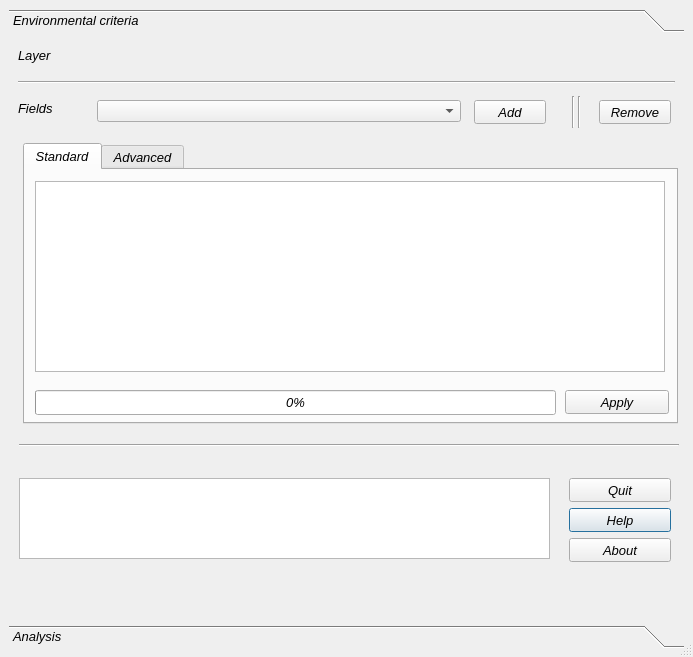
<?xml version="1.0" encoding="UTF-8"?>
<ui version="4.0">
 <class>Dialog</class>
 <widget class="QDialog" name="Dialog">
  <property name="enabled">
   <bool>true</bool>
  </property>
  <property name="geometry">
   <rect>
    <x>0</x>
    <y>0</y>
    <width>693</width>
    <height>657</height>
   </rect>
  </property>
  <property name="maximumSize">
   <size>
    <width>694</width>
    <height>700</height>
   </size>
  </property>
  <property name="font">
   <font>
    <pointsize>6</pointsize>
   </font>
  </property>
  <property name="acceptDrops">
   <bool>true</bool>
  </property>
  <property name="windowTitle">
   <string>geo TOPSIS</string>
  </property>
  <property name="sizeGripEnabled">
   <bool>true</bool>
  </property>
  <property name="modal">
   <bool>false</bool>
  </property>
  <layout class="QGridLayout" name="gridLayout">
   <property name="sizeConstraint">
    <enum>QLayout::SetDefaultConstraint</enum>
   </property>
   <item row="0" column="0">
    <widget class="QToolBox" name="toolBox">
     <property name="enabled">
      <bool>true</bool>
     </property>
     <property name="font">
      <font>
       <family>MS Shell Dlg 2</family>
       <pointsize>10</pointsize>
       <weight>9</weight>
       <italic>true</italic>
       <bold>false</bold>
      </font>
     </property>
     <property name="cursor">
      <cursorShape>ArrowCursor</cursorShape>
     </property>
     <property name="styleSheet">
      <string notr="true">
font: 75 italic 10pt &quot;MS Shell Dlg 2&quot;;</string>
     </property>
     <property name="frameShape">
      <enum>QFrame::NoFrame</enum>
     </property>
     <property name="frameShadow">
      <enum>QFrame::Plain</enum>
     </property>
     <property name="currentIndex">
      <number>0</number>
     </property>
     <property name="tabSpacing">
      <number>6</number>
     </property>
     <widget class="QWidget" name="EnvironmentaleQTbox">
      <property name="geometry">
       <rect>
        <x>0</x>
        <y>0</y>
        <width>675</width>
        <height>579</height>
       </rect>
      </property>
      <attribute name="label">
       <string>Environmental criteria</string>
      </attribute>
      <widget class="QComboBox" name="EnvlistFieldsCBox">
       <property name="geometry">
        <rect>
         <x>88</x>
         <y>62</y>
         <width>364</width>
         <height>22</height>
        </rect>
       </property>
       <property name="maximumSize">
        <size>
         <width>16777215</width>
         <height>22</height>
        </size>
       </property>
      </widget>
      <widget class="QLabel" name="EnvLbl">
       <property name="geometry">
        <rect>
         <x>9</x>
         <y>9</y>
         <width>51</width>
         <height>16</height>
        </rect>
       </property>
       <property name="text">
        <string>Layer     </string>
       </property>
      </widget>
      <widget class="QLabel" name="EnvMapNameLbl">
       <property name="geometry">
        <rect>
         <x>69</x>
         <y>8</y>
         <width>431</width>
         <height>16</height>
        </rect>
       </property>
       <property name="font">
        <font>
         <family>MS Shell Dlg 2</family>
         <pointsize>10</pointsize>
         <weight>9</weight>
         <italic>true</italic>
         <bold>false</bold>
        </font>
       </property>
       <property name="textFormat">
        <enum>Qt::AutoText</enum>
       </property>
      </widget>
      <widget class="QTextEdit" name="EnvTEdit">
       <property name="geometry">
        <rect>
         <x>10</x>
         <y>440</y>
         <width>531</width>
         <height>81</height>
        </rect>
       </property>
       <property name="sizePolicy">
        <sizepolicy hsizetype="Expanding" vsizetype="Preferred">
         <horstretch>0</horstretch>
         <verstretch>2</verstretch>
        </sizepolicy>
       </property>
      </widget>
      <widget class="QLabel" name="EnvFieldsLbl">
       <property name="geometry">
        <rect>
         <x>9</x>
         <y>62</y>
         <width>34</width>
         <height>16</height>
        </rect>
       </property>
       <property name="text">
        <string>Fields</string>
       </property>
      </widget>
      <widget class="QPushButton" name="SetBtnHelp">
       <property name="geometry">
        <rect>
         <x>560</x>
         <y>470</y>
         <width>102</width>
         <height>24</height>
        </rect>
       </property>
       <property name="sizePolicy">
        <sizepolicy hsizetype="Preferred" vsizetype="Fixed">
         <horstretch>0</horstretch>
         <verstretch>0</verstretch>
        </sizepolicy>
       </property>
       <property name="maximumSize">
        <size>
         <width>110</width>
         <height>16777215</height>
        </size>
       </property>
       <property name="text">
        <string>Help</string>
       </property>
      </widget>
      <widget class="Line" name="line_2">
       <property name="geometry">
        <rect>
         <x>9</x>
         <y>36</y>
         <width>657</width>
         <height>16</height>
        </rect>
       </property>
       <property name="orientation">
        <enum>Qt::Horizontal</enum>
       </property>
      </widget>
      <widget class="Line" name="line_4">
       <property name="geometry">
        <rect>
         <x>10</x>
         <y>400</y>
         <width>660</width>
         <height>15</height>
        </rect>
       </property>
       <property name="orientation">
        <enum>Qt::Horizontal</enum>
       </property>
      </widget>
      <widget class="QTabWidget" name="EnvTabWidget">
       <property name="geometry">
        <rect>
         <x>14</x>
         <y>105</y>
         <width>655</width>
         <height>281</height>
        </rect>
       </property>
       <property name="currentIndex">
        <number>0</number>
       </property>
       <widget class="QWidget" name="tab_5">
        <attribute name="title">
         <string>Standard</string>
        </attribute>
        <widget class="QTableWidget" name="EnvWeighTableWidget">
         <property name="geometry">
          <rect>
           <x>10</x>
           <y>11</y>
           <width>630</width>
           <height>191</height>
          </rect>
         </property>
         <property name="sizePolicy">
          <sizepolicy hsizetype="Expanding" vsizetype="Expanding">
           <horstretch>0</horstretch>
           <verstretch>0</verstretch>
          </sizepolicy>
         </property>
         <property name="acceptDrops">
          <bool>false</bool>
         </property>
         <property name="dragEnabled">
          <bool>true</bool>
         </property>
         <property name="dragDropMode">
          <enum>QAbstractItemView::DragDrop</enum>
         </property>
         <property name="gridStyle">
          <enum>Qt::DotLine</enum>
         </property>
         <property name="rowCount">
          <number>0</number>
         </property>
         <attribute name="horizontalHeaderCascadingSectionResizes">
          <bool>false</bool>
         </attribute>
         <attribute name="verticalHeaderCascadingSectionResizes">
          <bool>false</bool>
         </attribute>
         <attribute name="verticalHeaderHighlightSections">
          <bool>true</bool>
         </attribute>
        </widget>
        <widget class="QPushButton" name="EnvGetWeightBtn">
         <property name="geometry">
          <rect>
           <x>540</x>
           <y>220</y>
           <width>104</width>
           <height>24</height>
          </rect>
         </property>
         <property name="maximumSize">
          <size>
           <width>104</width>
           <height>16777215</height>
          </size>
         </property>
         <property name="text">
          <string>Apply</string>
         </property>
        </widget>
        <widget class="QProgressBar" name="EnvProgressBar">
         <property name="geometry">
          <rect>
           <x>10</x>
           <y>220</y>
           <width>521</width>
           <height>25</height>
          </rect>
         </property>
         <property name="value">
          <number>0</number>
         </property>
        </widget>
       </widget>
       <widget class="QWidget" name="tab_6">
        <attribute name="title">
         <string>Advanced</string>
        </attribute>
        <attribute name="toolTip">
         <string>&lt;html&gt;&lt;head/&gt;&lt;body&gt;&lt;p&gt;&lt;br/&gt;&lt;/p&gt;&lt;p&gt;colun vs row &lt;/p&gt;&lt;p&gt;&lt;br/&gt;&lt;/p&gt;&lt;/body&gt;&lt;/html&gt;</string>
        </attribute>
        <widget class="QPushButton" name="EnvCalculateBtn">
         <property name="geometry">
          <rect>
           <x>530</x>
           <y>210</y>
           <width>110</width>
           <height>24</height>
          </rect>
         </property>
         <property name="maximumSize">
          <size>
           <width>111</width>
           <height>16777215</height>
          </size>
         </property>
         <property name="text">
          <string>Calculate weight</string>
         </property>
        </widget>
        <widget class="QTableWidget" name="EnvTableWidget">
         <property name="enabled">
          <bool>true</bool>
         </property>
         <property name="geometry">
          <rect>
           <x>10</x>
           <y>15</y>
           <width>630</width>
           <height>181</height>
          </rect>
         </property>
         <property name="sizePolicy">
          <sizepolicy hsizetype="Expanding" vsizetype="Maximum">
           <horstretch>0</horstretch>
           <verstretch>0</verstretch>
          </sizepolicy>
         </property>
         <property name="dragEnabled">
          <bool>true</bool>
         </property>
         <property name="dragDropMode">
          <enum>QAbstractItemView::DragDrop</enum>
         </property>
         <property name="defaultDropAction">
          <enum>Qt::IgnoreAction</enum>
         </property>
        </widget>
       </widget>
      </widget>
      <widget class="Line" name="line_3">
       <property name="geometry">
        <rect>
         <x>560</x>
         <y>58</y>
         <width>20</width>
         <height>32</height>
        </rect>
       </property>
       <property name="orientation">
        <enum>Qt::Vertical</enum>
       </property>
      </widget>
      <widget class="Line" name="line_6">
       <property name="geometry">
        <rect>
         <x>554</x>
         <y>58</y>
         <width>20</width>
         <height>32</height>
        </rect>
       </property>
       <property name="orientation">
        <enum>Qt::Vertical</enum>
       </property>
      </widget>
      <widget class="QPushButton" name="EnvRemoveFieldBtn">
       <property name="geometry">
        <rect>
         <x>590</x>
         <y>62</y>
         <width>72</width>
         <height>24</height>
        </rect>
       </property>
       <property name="maximumSize">
        <size>
         <width>16777215</width>
         <height>24</height>
        </size>
       </property>
       <property name="text">
        <string>Remove</string>
       </property>
      </widget>
      <widget class="QPushButton" name="EnvAddFieldBtn">
       <property name="geometry">
        <rect>
         <x>465</x>
         <y>62</y>
         <width>72</width>
         <height>24</height>
        </rect>
       </property>
       <property name="maximumSize">
        <size>
         <width>16777215</width>
         <height>24</height>
        </size>
       </property>
       <property name="text">
        <string>Add</string>
       </property>
      </widget>
      <widget class="QPushButton" name="SetBtnQuit">
       <property name="geometry">
        <rect>
         <x>560</x>
         <y>440</y>
         <width>102</width>
         <height>24</height>
        </rect>
       </property>
       <property name="sizePolicy">
        <sizepolicy hsizetype="Preferred" vsizetype="Fixed">
         <horstretch>0</horstretch>
         <verstretch>0</verstretch>
        </sizepolicy>
       </property>
       <property name="maximumSize">
        <size>
         <width>110</width>
         <height>16777215</height>
        </size>
       </property>
       <property name="text">
        <string>Quit</string>
       </property>
      </widget>
      <widget class="QPushButton" name="SetBtnAbout">
       <property name="geometry">
        <rect>
         <x>560</x>
         <y>500</y>
         <width>102</width>
         <height>24</height>
        </rect>
       </property>
       <property name="sizePolicy">
        <sizepolicy hsizetype="Preferred" vsizetype="Fixed">
         <horstretch>0</horstretch>
         <verstretch>0</verstretch>
        </sizepolicy>
       </property>
       <property name="maximumSize">
        <size>
         <width>110</width>
         <height>16777215</height>
        </size>
       </property>
       <property name="text">
        <string>About</string>
       </property>
      </widget>
      <zorder>EnvRemoveFieldBtn</zorder>
      <zorder>EnvAddFieldBtn</zorder>
      <zorder>EnvlistFieldsCBox</zorder>
      <zorder>EnvLbl</zorder>
      <zorder>EnvMapNameLbl</zorder>
      <zorder>EnvTEdit</zorder>
      <zorder>EnvFieldsLbl</zorder>
      <zorder>SetBtnHelp</zorder>
      <zorder>line_2</zorder>
      <zorder>line_4</zorder>
      <zorder>EnvTabWidget</zorder>
      <zorder>line_3</zorder>
      <zorder>line_6</zorder>
      <zorder>SetBtnQuit</zorder>
      <zorder>SetBtnAbout</zorder>
     </widget>
     <widget class="QWidget" name="AnalysisQTBox">
      <property name="geometry">
       <rect>
        <x>0</x>
        <y>0</y>
        <width>675</width>
        <height>549</height>
       </rect>
      </property>
      <attribute name="label">
       <string>Analysis</string>
      </attribute>
      <widget class="QPushButton" name="GraphBtn">
       <property name="geometry">
        <rect>
         <x>570</x>
         <y>120</y>
         <width>90</width>
         <height>24</height>
        </rect>
       </property>
       <property name="text">
        <string>Graph</string>
       </property>
      </widget>
      <widget class="QLabel" name="LblGraphic">
       <property name="geometry">
        <rect>
         <x>20</x>
         <y>170</y>
         <width>518</width>
         <height>251</height>
        </rect>
       </property>
       <property name="autoFillBackground">
        <bool>false</bool>
       </property>
       <property name="frameShape">
        <enum>QFrame::StyledPanel</enum>
       </property>
       <property name="text">
        <string/>
       </property>
       <property name="scaledContents">
        <bool>true</bool>
       </property>
      </widget>
      <widget class="QPushButton" name="RenderBtn">
       <property name="geometry">
        <rect>
         <x>570</x>
         <y>40</y>
         <width>90</width>
         <height>24</height>
        </rect>
       </property>
       <property name="text">
        <string>Load maps</string>
       </property>
      </widget>
      <widget class="Line" name="line">
       <property name="geometry">
        <rect>
         <x>20</x>
         <y>90</y>
         <width>644</width>
         <height>21</height>
        </rect>
       </property>
       <property name="orientation">
        <enum>Qt::Horizontal</enum>
       </property>
      </widget>
      <widget class="QComboBox" name="LabelListFieldsCBox">
       <property name="geometry">
        <rect>
         <x>107</x>
         <y>123</y>
         <width>419</width>
         <height>22</height>
        </rect>
       </property>
       <property name="maximumSize">
        <size>
         <width>16777215</width>
         <height>22</height>
        </size>
       </property>
      </widget>
      <widget class="QLabel" name="label_3">
       <property name="geometry">
        <rect>
         <x>22</x>
         <y>125</y>
         <width>64</width>
         <height>16</height>
        </rect>
       </property>
       <property name="text">
        <string>Label field</string>
       </property>
      </widget>
      <widget class="QDialogButtonBox" name="AnlsBtnBox">
       <property name="geometry">
        <rect>
         <x>565</x>
         <y>504</y>
         <width>86</width>
         <height>23</height>
        </rect>
       </property>
       <property name="standardButtons">
        <set>QDialogButtonBox::Cancel</set>
       </property>
      </widget>
      <widget class="QLabel" name="label_4">
       <property name="geometry">
        <rect>
         <x>20</x>
         <y>40</y>
         <width>161</width>
         <height>16</height>
        </rect>
       </property>
       <property name="text">
        <string>Load thematic maps</string>
       </property>
      </widget>
      <widget class="Line" name="line_14">
       <property name="geometry">
        <rect>
         <x>20</x>
         <y>10</y>
         <width>644</width>
         <height>21</height>
        </rect>
       </property>
       <property name="orientation">
        <enum>Qt::Horizontal</enum>
       </property>
      </widget>
      <widget class="QSpinBox" name="spinBoxClasNum">
       <property name="geometry">
        <rect>
         <x>360</x>
         <y>40</y>
         <width>42</width>
         <height>22</height>
        </rect>
       </property>
       <property name="value">
        <number>5</number>
       </property>
      </widget>
      <widget class="QLabel" name="label_7">
       <property name="geometry">
        <rect>
         <x>230</x>
         <y>40</y>
         <width>111</width>
         <height>20</height>
        </rect>
       </property>
       <property name="text">
        <string>Classes in maps</string>
       </property>
      </widget>
     </widget>
    </widget>
   </item>
  </layout>
 </widget>
 <layoutdefault spacing="6" margin="9"/>
 <tabstops>
  <tabstop>EnvAddFieldBtn</tabstop>
  <tabstop>EnvRemoveFieldBtn</tabstop>
  <tabstop>EnvTEdit</tabstop>
  <tabstop>GraphBtn</tabstop>
  <tabstop>SetBtnHelp</tabstop>
  <tabstop>EnvlistFieldsCBox</tabstop>
  <tabstop>RenderBtn</tabstop>
  <tabstop>LabelListFieldsCBox</tabstop>
  <tabstop>AnlsBtnBox</tabstop>
 </tabstops>
 <resources/>
 <connections/>
</ui>
